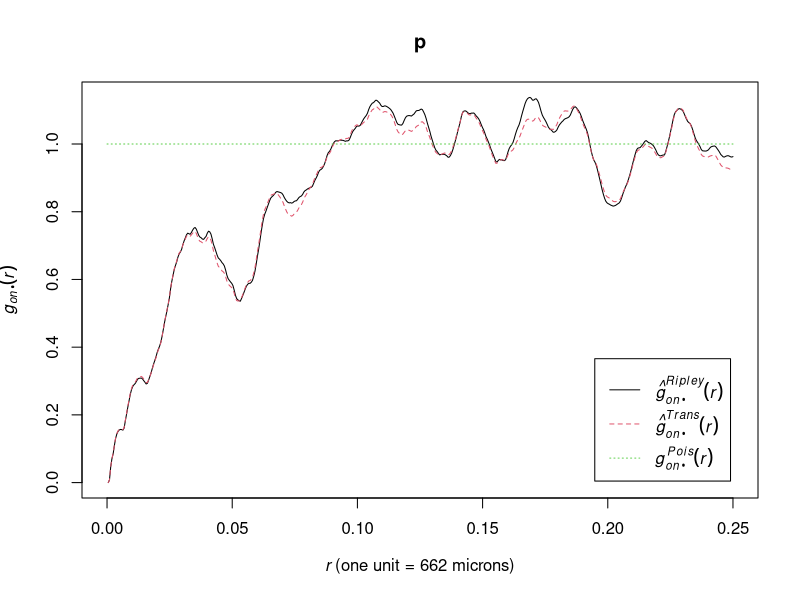

Write R code to recreate this figure.
library(spatstat)


### Name: pcfdot
### Title: Multitype pair correlation function (i-to-any)
### Aliases: pcfdot
### Keywords: spatial nonparametric

### ** Examples

 data(amacrine)
 p <- pcfdot(amacrine, "on")
 p <- pcfdot(amacrine, "on", stoyan=0.1)
 plot(p)
